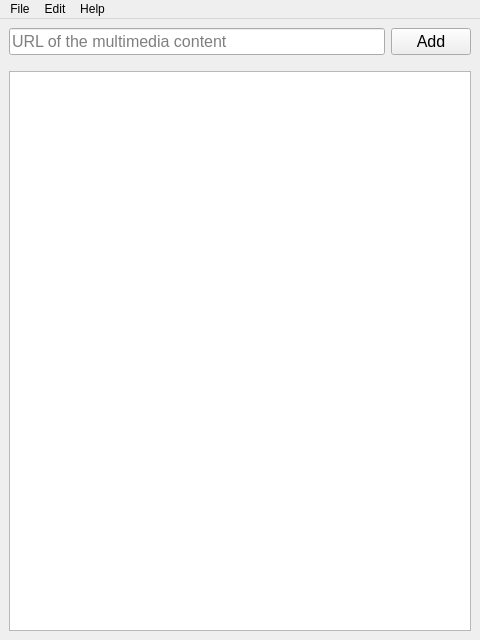
<?xml version="1.0" encoding="UTF-8"?>
<ui version="4.0">
 <class>MainWindow</class>
 <widget class="QMainWindow" name="MainWindow">
  <property name="geometry">
   <rect>
    <x>0</x>
    <y>0</y>
    <width>480</width>
    <height>640</height>
   </rect>
  </property>
  <property name="minimumSize">
   <size>
    <width>480</width>
    <height>640</height>
   </size>
  </property>
  <property name="windowTitle">
   <string>Media Catcher</string>
  </property>
  <property name="windowIcon">
   <iconset theme="QIcon::ThemeIcon::NetworkWired"/>
  </property>
  <property name="locale">
   <locale language="English" country="UnitedStates"/>
  </property>
  <widget class="QWidget" name="centralwidget">
   <layout class="QGridLayout" name="gridLayout_2">
    <item row="1" column="0" colspan="2">
     <spacer name="verticalSpacer">
      <property name="orientation">
       <enum>Qt::Orientation::Vertical</enum>
      </property>
      <property name="sizeType">
       <enum>QSizePolicy::Policy::Fixed</enum>
      </property>
      <property name="sizeHint" stdset="0">
       <size>
        <width>20</width>
        <height>10</height>
       </size>
      </property>
     </spacer>
    </item>
    <item row="2" column="0" colspan="2">
     <widget class="QTableView" name="tableMediaContent">
      <property name="font">
       <font>
        <pointsize>12</pointsize>
       </font>
      </property>
      <property name="editTriggers">
       <set>QAbstractItemView::EditTrigger::NoEditTriggers</set>
      </property>
      <property name="tabKeyNavigation">
       <bool>false</bool>
      </property>
      <property name="dragDropOverwriteMode">
       <bool>false</bool>
      </property>
      <property name="selectionMode">
       <enum>QAbstractItemView::SelectionMode::NoSelection</enum>
      </property>
      <property name="sortingEnabled">
       <bool>true</bool>
      </property>
     </widget>
    </item>
    <item row="0" column="0">
     <widget class="QLineEdit" name="inputUrl">
      <property name="font">
       <font>
        <pointsize>12</pointsize>
       </font>
      </property>
      <property name="placeholderText">
       <string>URL of the multimedia content</string>
      </property>
      <property name="clearButtonEnabled">
       <bool>true</bool>
      </property>
     </widget>
    </item>
    <item row="0" column="1">
     <widget class="QPushButton" name="btnAddUrl">
      <property name="font">
       <font>
        <pointsize>12</pointsize>
       </font>
      </property>
      <property name="text">
       <string>Add</string>
      </property>
     </widget>
    </item>
   </layout>
  </widget>
  <widget class="QMenuBar" name="menubar">
   <property name="geometry">
    <rect>
     <x>0</x>
     <y>0</y>
     <width>480</width>
     <height>33</height>
    </rect>
   </property>
   <widget class="QMenu" name="menuFile">
    <property name="title">
     <string>File</string>
    </property>
    <addaction name="actionExit"/>
    <addaction name="separator"/>
    <addaction name="actionSave_History"/>
   </widget>
   <widget class="QMenu" name="menuEdit">
    <property name="title">
     <string>Edit</string>
    </property>
    <widget class="QMenu" name="menuLanguage">
     <property name="title">
      <string>Language</string>
     </property>
     <addaction name="actionEnglish"/>
     <addaction name="actionSpanish"/>
    </widget>
    <addaction name="actionConfiguration"/>
    <addaction name="menuLanguage"/>
    <addaction name="separator"/>
    <addaction name="actionClear_List"/>
   </widget>
   <widget class="QMenu" name="menuHelp">
    <property name="title">
     <string>Help</string>
    </property>
    <addaction name="actionAbout"/>
   </widget>
   <addaction name="menuFile"/>
   <addaction name="menuEdit"/>
   <addaction name="menuHelp"/>
  </widget>
  <action name="actionAbout">
   <property name="text">
    <string>About</string>
   </property>
   <property name="menuRole">
    <enum>QAction::MenuRole::AboutRole</enum>
   </property>
  </action>
  <action name="actionExit">
   <property name="text">
    <string>Exit</string>
   </property>
   <property name="menuRole">
    <enum>QAction::MenuRole::QuitRole</enum>
   </property>
  </action>
  <action name="actionConfiguration">
   <property name="text">
    <string>Configuration</string>
   </property>
  </action>
  <action name="actionEnglish">
   <property name="checkable">
    <bool>true</bool>
   </property>
   <property name="checked">
    <bool>true</bool>
   </property>
   <property name="text">
    <string>English</string>
   </property>
  </action>
  <action name="actionEspa_ol">
   <property name="checkable">
    <bool>true</bool>
   </property>
   <property name="text">
    <string>Español</string>
   </property>
  </action>
  <action name="actionSpanish">
   <property name="checkable">
    <bool>true</bool>
   </property>
   <property name="text">
    <string>Español</string>
   </property>
  </action>
  <action name="actionClear_List">
   <property name="text">
    <string>Clear List</string>
   </property>
  </action>
  <action name="actionSave_History">
   <property name="text">
    <string>Save History</string>
   </property>
  </action>
 </widget>
 <resources/>
 <connections/>
</ui>
